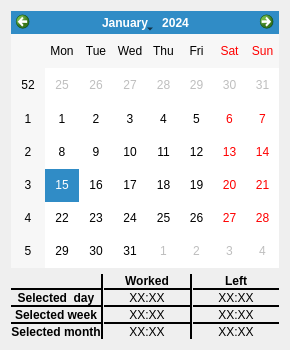
<?xml version="1.0" encoding="UTF-8"?>
<ui version="4.0">
 <class>Form</class>
 <widget class="QWidget" name="Form">
  <property name="geometry">
   <rect>
    <x>0</x>
    <y>0</y>
    <width>290</width>
    <height>350</height>
   </rect>
  </property>
  <property name="windowTitle">
   <string>Archival Data</string>
  </property>
  <property name="windowIcon">
   <iconset>
    <normaloff>../icons/wl.png</normaloff>../icons/wl.png</iconset>
  </property>
  <layout class="QVBoxLayout" name="verticalLayout_4">
   <item>
    <widget class="QCalendarWidget" name="Calendar"/>
   </item>
   <item>
    <layout class="QHBoxLayout" name="horizontalLayout_2">
     <property name="spacing">
      <number>0</number>
     </property>
     <item>
      <layout class="QVBoxLayout" name="verticalLayout">
       <item>
        <widget class="QLabel" name="label_5">
         <property name="text">
          <string/>
         </property>
        </widget>
       </item>
       <item>
        <widget class="Line" name="line_9">
         <property name="frameShadow">
          <enum>QFrame::Plain</enum>
         </property>
         <property name="lineWidth">
          <number>2</number>
         </property>
         <property name="orientation">
          <enum>Qt::Horizontal</enum>
         </property>
        </widget>
       </item>
       <item>
        <widget class="QLabel" name="DayLabel">
         <property name="font">
          <font>
           <weight>75</weight>
           <bold>true</bold>
          </font>
         </property>
         <property name="text">
          <string>Selected  day</string>
         </property>
         <property name="alignment">
          <set>Qt::AlignCenter</set>
         </property>
        </widget>
       </item>
       <item>
        <widget class="Line" name="line_8">
         <property name="frameShadow">
          <enum>QFrame::Plain</enum>
         </property>
         <property name="lineWidth">
          <number>2</number>
         </property>
         <property name="orientation">
          <enum>Qt::Horizontal</enum>
         </property>
        </widget>
       </item>
       <item>
        <widget class="QLabel" name="WeekLabel">
         <property name="font">
          <font>
           <weight>75</weight>
           <bold>true</bold>
           <underline>false</underline>
           <kerning>true</kerning>
          </font>
         </property>
         <property name="text">
          <string>Selected week</string>
         </property>
         <property name="alignment">
          <set>Qt::AlignCenter</set>
         </property>
        </widget>
       </item>
       <item>
        <widget class="Line" name="line">
         <property name="frameShadow">
          <enum>QFrame::Plain</enum>
         </property>
         <property name="lineWidth">
          <number>2</number>
         </property>
         <property name="orientation">
          <enum>Qt::Horizontal</enum>
         </property>
        </widget>
       </item>
       <item>
        <widget class="QLabel" name="MonthLabel">
         <property name="font">
          <font>
           <weight>75</weight>
           <bold>true</bold>
           <underline>false</underline>
           <kerning>true</kerning>
          </font>
         </property>
         <property name="text">
          <string>Selected month</string>
         </property>
         <property name="alignment">
          <set>Qt::AlignCenter</set>
         </property>
        </widget>
       </item>
      </layout>
     </item>
     <item>
      <widget class="Line" name="line_2">
       <property name="frameShadow">
        <enum>QFrame::Plain</enum>
       </property>
       <property name="lineWidth">
        <number>2</number>
       </property>
       <property name="orientation">
        <enum>Qt::Vertical</enum>
       </property>
      </widget>
     </item>
     <item>
      <layout class="QVBoxLayout" name="verticalLayout_2">
       <item>
        <widget class="QLabel" name="label_6">
         <property name="font">
          <font>
           <weight>75</weight>
           <bold>true</bold>
           <underline>false</underline>
           <kerning>true</kerning>
          </font>
         </property>
         <property name="text">
          <string>Worked</string>
         </property>
         <property name="alignment">
          <set>Qt::AlignCenter</set>
         </property>
        </widget>
       </item>
       <item>
        <widget class="Line" name="line_10">
         <property name="frameShadow">
          <enum>QFrame::Plain</enum>
         </property>
         <property name="lineWidth">
          <number>2</number>
         </property>
         <property name="orientation">
          <enum>Qt::Horizontal</enum>
         </property>
        </widget>
       </item>
       <item>
        <widget class="QLabel" name="WorkedDayLabel">
         <property name="text">
          <string>XX:XX</string>
         </property>
         <property name="alignment">
          <set>Qt::AlignCenter</set>
         </property>
        </widget>
       </item>
       <item>
        <widget class="Line" name="line_3">
         <property name="frameShadow">
          <enum>QFrame::Plain</enum>
         </property>
         <property name="lineWidth">
          <number>2</number>
         </property>
         <property name="orientation">
          <enum>Qt::Horizontal</enum>
         </property>
        </widget>
       </item>
       <item>
        <widget class="QLabel" name="WorkedWeekLabel">
         <property name="text">
          <string>XX:XX</string>
         </property>
         <property name="alignment">
          <set>Qt::AlignCenter</set>
         </property>
        </widget>
       </item>
       <item>
        <widget class="Line" name="line_4">
         <property name="frameShadow">
          <enum>QFrame::Plain</enum>
         </property>
         <property name="lineWidth">
          <number>2</number>
         </property>
         <property name="orientation">
          <enum>Qt::Horizontal</enum>
         </property>
        </widget>
       </item>
       <item>
        <widget class="QLabel" name="WorkedMonthLabel">
         <property name="text">
          <string>XX:XX</string>
         </property>
         <property name="alignment">
          <set>Qt::AlignCenter</set>
         </property>
        </widget>
       </item>
      </layout>
     </item>
     <item>
      <widget class="Line" name="line_7">
       <property name="frameShadow">
        <enum>QFrame::Plain</enum>
       </property>
       <property name="lineWidth">
        <number>2</number>
       </property>
       <property name="orientation">
        <enum>Qt::Vertical</enum>
       </property>
      </widget>
     </item>
     <item>
      <layout class="QVBoxLayout" name="verticalLayout_3">
       <item>
        <widget class="QLabel" name="label_9">
         <property name="font">
          <font>
           <weight>75</weight>
           <bold>true</bold>
           <underline>false</underline>
           <kerning>true</kerning>
          </font>
         </property>
         <property name="text">
          <string>Left</string>
         </property>
         <property name="alignment">
          <set>Qt::AlignCenter</set>
         </property>
        </widget>
       </item>
       <item>
        <widget class="Line" name="line_11">
         <property name="frameShadow">
          <enum>QFrame::Plain</enum>
         </property>
         <property name="lineWidth">
          <number>2</number>
         </property>
         <property name="orientation">
          <enum>Qt::Horizontal</enum>
         </property>
        </widget>
       </item>
       <item>
        <widget class="QLabel" name="LeftDayLabel">
         <property name="text">
          <string>XX:XX</string>
         </property>
         <property name="alignment">
          <set>Qt::AlignCenter</set>
         </property>
        </widget>
       </item>
       <item>
        <widget class="Line" name="line_5">
         <property name="frameShadow">
          <enum>QFrame::Plain</enum>
         </property>
         <property name="lineWidth">
          <number>2</number>
         </property>
         <property name="orientation">
          <enum>Qt::Horizontal</enum>
         </property>
        </widget>
       </item>
       <item>
        <widget class="QLabel" name="LeftWeekLabel">
         <property name="text">
          <string>XX:XX</string>
         </property>
         <property name="alignment">
          <set>Qt::AlignCenter</set>
         </property>
        </widget>
       </item>
       <item>
        <widget class="Line" name="line_6">
         <property name="frameShadow">
          <enum>QFrame::Plain</enum>
         </property>
         <property name="lineWidth">
          <number>2</number>
         </property>
         <property name="orientation">
          <enum>Qt::Horizontal</enum>
         </property>
        </widget>
       </item>
       <item>
        <widget class="QLabel" name="LeftMonthLabel">
         <property name="text">
          <string>XX:XX</string>
         </property>
         <property name="alignment">
          <set>Qt::AlignCenter</set>
         </property>
        </widget>
       </item>
      </layout>
     </item>
    </layout>
   </item>
  </layout>
 </widget>
 <resources/>
 <connections/>
</ui>
